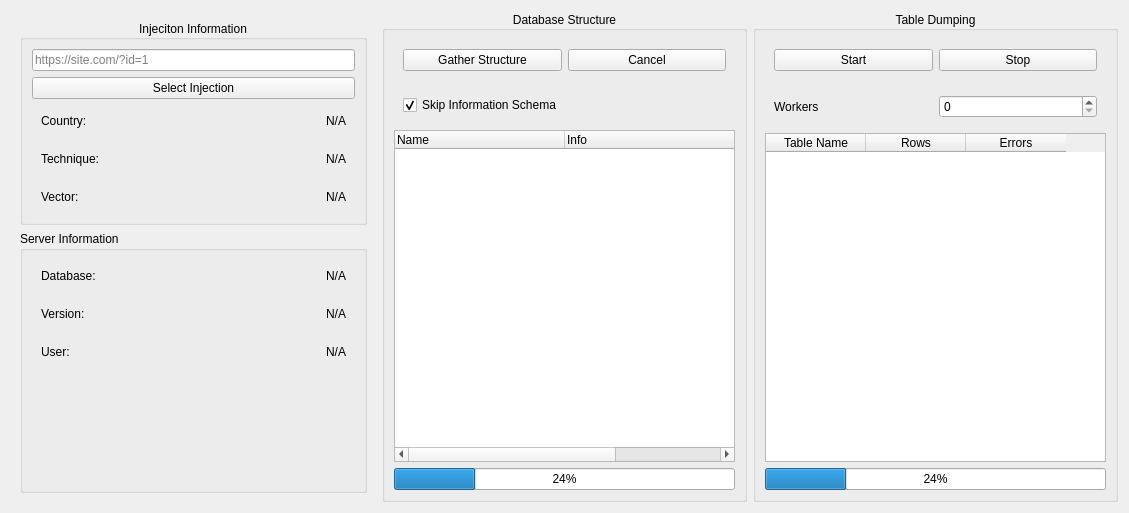
<?xml version="1.0" encoding="UTF-8"?>
<ui version="4.0">
 <class>SingleSiteAnalyzer</class>
 <widget class="QWidget" name="SingleSiteAnalyzer">
  <property name="geometry">
   <rect>
    <x>0</x>
    <y>0</y>
    <width>1129</width>
    <height>513</height>
   </rect>
  </property>
  <property name="minimumSize">
   <size>
    <width>1129</width>
    <height>513</height>
   </size>
  </property>
  <property name="windowTitle">
   <string>Single Site Analyzer</string>
  </property>
  <layout class="QGridLayout" name="gridLayout">
   <item row="0" column="0">
    <widget class="QWidget" name="widget_7" native="true">
     <layout class="QVBoxLayout" name="verticalLayout_3">
      <item>
       <widget class="QGroupBox" name="groupBox_2">
        <property name="title">
         <string>Injeciton Information</string>
        </property>
        <property name="alignment">
         <set>Qt::AlignCenter</set>
        </property>
        <layout class="QVBoxLayout" name="verticalLayout">
         <item>
          <widget class="QLineEdit" name="singleSiteText">
           <property name="minimumSize">
            <size>
             <width>191</width>
             <height>0</height>
            </size>
           </property>
           <property name="placeholderText">
            <string>https://site.com/?id=1</string>
           </property>
          </widget>
         </item>
         <item>
          <widget class="QPushButton" name="singleSiteSelectInjection">
           <property name="text">
            <string>Select Injection</string>
           </property>
          </widget>
         </item>
         <item>
          <widget class="QWidget" name="widget_4" native="true">
           <layout class="QHBoxLayout" name="horizontalLayout_4">
            <item>
             <widget class="QLabel" name="label_4">
              <property name="text">
               <string>Country:</string>
              </property>
             </widget>
            </item>
            <item>
             <widget class="QLabel" name="singleCountry">
              <property name="layoutDirection">
               <enum>Qt::LeftToRight</enum>
              </property>
              <property name="text">
               <string>N/A</string>
              </property>
              <property name="alignment">
               <set>Qt::AlignRight|Qt::AlignTrailing|Qt::AlignVCenter</set>
              </property>
             </widget>
            </item>
           </layout>
          </widget>
         </item>
         <item>
          <widget class="QWidget" name="widget_5" native="true">
           <layout class="QHBoxLayout" name="horizontalLayout_5">
            <item>
             <widget class="QLabel" name="label_5">
              <property name="text">
               <string>Technique:</string>
              </property>
             </widget>
            </item>
            <item>
             <widget class="QLabel" name="singleTechnique">
              <property name="layoutDirection">
               <enum>Qt::LeftToRight</enum>
              </property>
              <property name="text">
               <string>N/A</string>
              </property>
              <property name="alignment">
               <set>Qt::AlignRight|Qt::AlignTrailing|Qt::AlignVCenter</set>
              </property>
             </widget>
            </item>
           </layout>
          </widget>
         </item>
         <item>
          <widget class="QWidget" name="widget_6" native="true">
           <layout class="QHBoxLayout" name="horizontalLayout_6">
            <item>
             <widget class="QLabel" name="label_6">
              <property name="text">
               <string>Vector:</string>
              </property>
             </widget>
            </item>
            <item>
             <widget class="QLabel" name="singleVector">
              <property name="layoutDirection">
               <enum>Qt::LeftToRight</enum>
              </property>
              <property name="text">
               <string>N/A</string>
              </property>
              <property name="alignment">
               <set>Qt::AlignRight|Qt::AlignTrailing|Qt::AlignVCenter</set>
              </property>
             </widget>
            </item>
           </layout>
          </widget>
         </item>
        </layout>
       </widget>
      </item>
      <item>
       <widget class="QGroupBox" name="groupBox_3">
        <property name="title">
         <string>Server Information</string>
        </property>
        <layout class="QVBoxLayout" name="verticalLayout_2">
         <item>
          <widget class="QWidget" name="widget" native="true">
           <layout class="QHBoxLayout" name="horizontalLayout">
            <item>
             <widget class="QLabel" name="label">
              <property name="text">
               <string>Database:</string>
              </property>
             </widget>
            </item>
            <item>
             <widget class="QLabel" name="singleDatabaseType">
              <property name="text">
               <string>N/A</string>
              </property>
              <property name="alignment">
               <set>Qt::AlignRight|Qt::AlignTrailing|Qt::AlignVCenter</set>
              </property>
             </widget>
            </item>
           </layout>
          </widget>
         </item>
         <item>
          <widget class="QWidget" name="widget_2" native="true">
           <layout class="QHBoxLayout" name="horizontalLayout_2">
            <item>
             <widget class="QLabel" name="label_2">
              <property name="text">
               <string>Version:</string>
              </property>
             </widget>
            </item>
            <item>
             <widget class="QLabel" name="singleDatabaseVersion">
              <property name="layoutDirection">
               <enum>Qt::LeftToRight</enum>
              </property>
              <property name="text">
               <string>N/A</string>
              </property>
              <property name="alignment">
               <set>Qt::AlignRight|Qt::AlignTrailing|Qt::AlignVCenter</set>
              </property>
             </widget>
            </item>
           </layout>
          </widget>
         </item>
         <item>
          <widget class="QWidget" name="widget_3" native="true">
           <layout class="QHBoxLayout" name="horizontalLayout_3">
            <item>
             <widget class="QLabel" name="label_3">
              <property name="text">
               <string>User:</string>
              </property>
             </widget>
            </item>
            <item>
             <widget class="QLabel" name="singleCurrentUser">
              <property name="layoutDirection">
               <enum>Qt::LeftToRight</enum>
              </property>
              <property name="text">
               <string>N/A</string>
              </property>
              <property name="alignment">
               <set>Qt::AlignRight|Qt::AlignTrailing|Qt::AlignVCenter</set>
              </property>
             </widget>
            </item>
           </layout>
          </widget>
         </item>
         <item>
          <spacer name="verticalSpacer">
           <property name="orientation">
            <enum>Qt::Vertical</enum>
           </property>
           <property name="sizeHint" stdset="0">
            <size>
             <width>20</width>
             <height>40</height>
            </size>
           </property>
          </spacer>
         </item>
        </layout>
       </widget>
      </item>
     </layout>
    </widget>
   </item>
   <item row="0" column="1">
    <widget class="QGroupBox" name="groupBox">
     <property name="title">
      <string>Database Structure</string>
     </property>
     <property name="alignment">
      <set>Qt::AlignCenter</set>
     </property>
     <layout class="QVBoxLayout" name="verticalLayout_5">
      <item>
       <widget class="QWidget" name="widget_9" native="true">
        <layout class="QHBoxLayout" name="horizontalLayout_8">
         <item>
          <widget class="QPushButton" name="singleGatherStructure">
           <property name="text">
            <string>Gather Structure</string>
           </property>
          </widget>
         </item>
         <item>
          <widget class="QPushButton" name="singleGatherStructureCancel">
           <property name="text">
            <string>Cancel</string>
           </property>
          </widget>
         </item>
        </layout>
       </widget>
      </item>
      <item>
       <widget class="QWidget" name="widget_11" native="true">
        <layout class="QHBoxLayout" name="horizontalLayout_10">
         <item>
          <widget class="QCheckBox" name="singleSkipInformationSchema">
           <property name="text">
            <string>Skip Information Schema</string>
           </property>
           <property name="checked">
            <bool>true</bool>
           </property>
          </widget>
         </item>
        </layout>
       </widget>
      </item>
      <item>
       <widget class="QTreeWidget" name="singleDatabaseStructure">
        <property name="editTriggers">
         <set>QAbstractItemView::NoEditTriggers</set>
        </property>
        <property name="uniformRowHeights">
         <bool>true</bool>
        </property>
        <property name="animated">
         <bool>true</bool>
        </property>
        <property name="headerHidden">
         <bool>false</bool>
        </property>
        <attribute name="headerCascadingSectionResizes">
         <bool>true</bool>
        </attribute>
        <attribute name="headerMinimumSectionSize">
         <number>60</number>
        </attribute>
        <attribute name="headerDefaultSectionSize">
         <number>170</number>
        </attribute>
        <column>
         <property name="text">
          <string>Name</string>
         </property>
        </column>
        <column>
         <property name="text">
          <string>Info</string>
         </property>
        </column>
        <column>
         <property name="text">
          <string>Select</string>
         </property>
        </column>
       </widget>
      </item>
      <item>
       <widget class="QProgressBar" name="singleStructureProgress">
        <property name="value">
         <number>24</number>
        </property>
       </widget>
      </item>
     </layout>
    </widget>
   </item>
   <item row="0" column="2">
    <widget class="QGroupBox" name="groupBox_4">
     <property name="title">
      <string>Table Dumping</string>
     </property>
     <property name="alignment">
      <set>Qt::AlignCenter</set>
     </property>
     <layout class="QVBoxLayout" name="verticalLayout_4">
      <item>
       <widget class="QWidget" name="widget_8" native="true">
        <layout class="QHBoxLayout" name="horizontalLayout_7">
         <item>
          <widget class="QPushButton" name="singleDumpStart">
           <property name="text">
            <string>Start</string>
           </property>
          </widget>
         </item>
         <item>
          <widget class="QPushButton" name="singleDumpStop">
           <property name="text">
            <string>Stop</string>
           </property>
          </widget>
         </item>
        </layout>
       </widget>
      </item>
      <item>
       <widget class="QWidget" name="widget_10" native="true">
        <layout class="QHBoxLayout" name="horizontalLayout_9">
         <item>
          <widget class="QLabel" name="label_7">
           <property name="sizePolicy">
            <sizepolicy hsizetype="Preferred" vsizetype="Preferred">
             <horstretch>0</horstretch>
             <verstretch>0</verstretch>
            </sizepolicy>
           </property>
           <property name="text">
            <string>Workers</string>
           </property>
          </widget>
         </item>
         <item>
          <widget class="QSpinBox" name="spinBox"/>
         </item>
        </layout>
       </widget>
      </item>
      <item>
       <widget class="QTableWidget" name="singleDumpOutput">
        <column>
         <property name="text">
          <string>Table Name</string>
         </property>
        </column>
        <column>
         <property name="text">
          <string>Rows</string>
         </property>
        </column>
        <column>
         <property name="text">
          <string>Errors</string>
         </property>
        </column>
       </widget>
      </item>
      <item>
       <widget class="QProgressBar" name="singleTableDumpProgress">
        <property name="value">
         <number>24</number>
        </property>
       </widget>
      </item>
     </layout>
    </widget>
   </item>
  </layout>
 </widget>
 <resources/>
 <connections/>
</ui>
